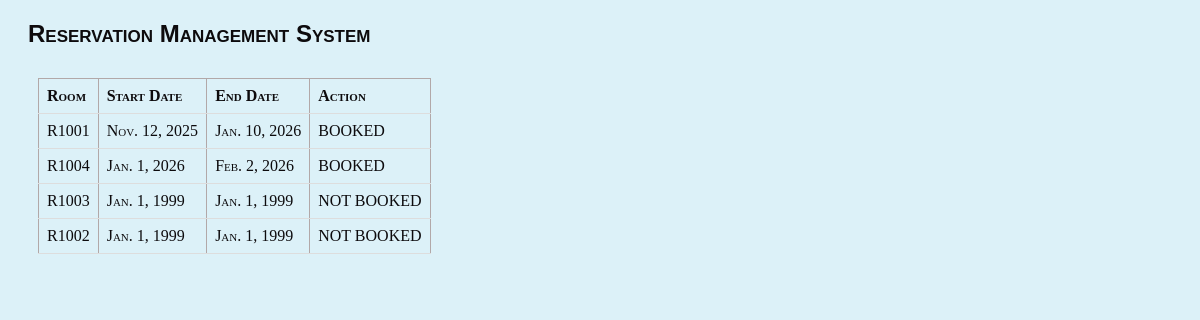
Screenshot of /rms/ with the database file from the repository.
### rms/models.py (models this page shows, shortened)
class RoomDetail(models.Model):
  room = models.CharField(max_length=255)
  status = models.CharField(max_length=255)
  startDate = models.DateField(null=True, blank=True)
  endDate = models.DateField(null=True, blank=True)

### rms/views.py (the view)
# urls.py: path('rms/', views.roomData, name='rms'),
def roomData(request):
    obj = RoomDetail.objects.all().values();
    template = loader.get_template('rms.html')
    context = {
        'items': obj
    }
    return HttpResponse(template.render(context, request))

### rms/templates/rms.html (shortened to what this page needs)
{% load static %}
<!DOCTYPE html>
<html>
<head>
    <link rel="stylesheet" type="text/css" href="{% static 'css/style.css' %}">
</head>
<body>
<h2> Reservation Management System </h2>
<div>
<table>
  <thead>
    <tr>
      <th>Room</th>
      <th>Start Date</th>
      <th>End Date</th>
      <th>Action</th>
    </tr>
  </thead>
  <tbody>
    {% for room in items %}
    <tr>
        <td>{{ room.room }}</td>
        <td>{{ room.startDate }}</td>
        <td>{{ room.endDate }}</td>
        <td>{{ room.status }}</td>
    </tr>
    {% empty %}
    <tr>
        <td colspan="3">No room found!</td>
    </tr>
    {% endfor %}
  </tbody>
</table>
</div>
</body>
</html>

### static/css/style.css (style rules this page uses)
body { background-color: rgb(220, 241, 248); background-repeat: repeat-y; color: rgb(13, 11, 13); font-variant: small-caps; }
th, td { border-bottom: 1px solid #ddd; }

### rms/templates/rms.html (style rules this page uses)
div { padding-top: 10px; padding-right: 20px; padding-left: 30px; }
table, th, td { border: 1px solid rgb(178, 168, 168); border-collapse: collapse; padding: 8px; text-align: left; border-bottom: 1px solid #ddd; }
h2 { padding-left: 20px; font-family: Tahoma, sans-serif; }

### rows the page displays
RoomDetail: room "R1001", startDate "Nov. 12, 2025", endDate "Jan. 10, 2026", status "BOOKED"
RoomDetail: room "R1004", startDate "Jan. 1, 2026", endDate "Feb. 2, 2026", status "BOOKED"
RoomDetail: room "R1003", startDate "Jan. 1, 1999", endDate "Jan. 1, 1999", status "NOT BOOKED"
RoomDetail: room "R1002", startDate "Jan. 1, 1999", endDate "Jan. 1, 1999", status "NOT BOOKED"
